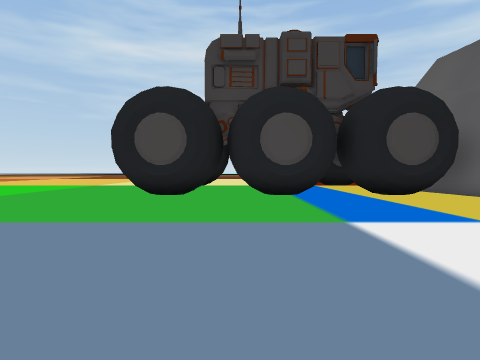
[1] (above)

24 first-person views from a walk through a scene from a Unity 3-D project. The camera is 1.5 m above the floor, tilts 2° down and sees 80° across. The floor is counted in squares, 2 m on a side. Each view is taken from the middle of a square. On the plan, view 1 faces up. The plan holds only what a view shows up to about 10 squares ahead; the rest is blank. The place goes on beyond the plan. The player is left out. Some surface patterns are stand-ins.

[2]
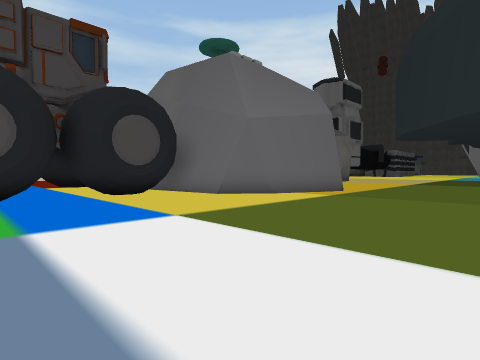

[3]
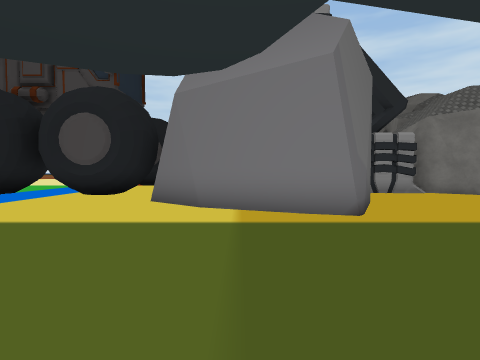

[4]
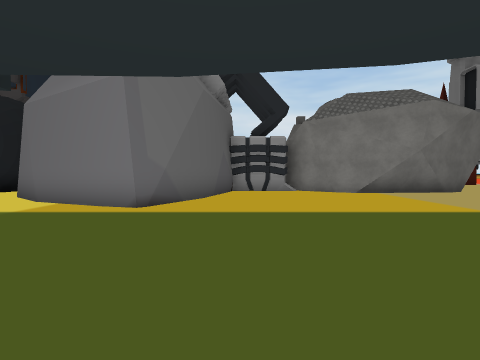

[5]
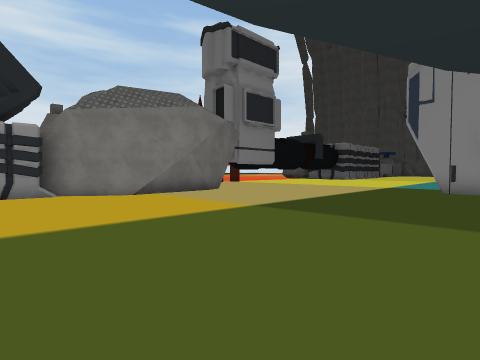

[6]
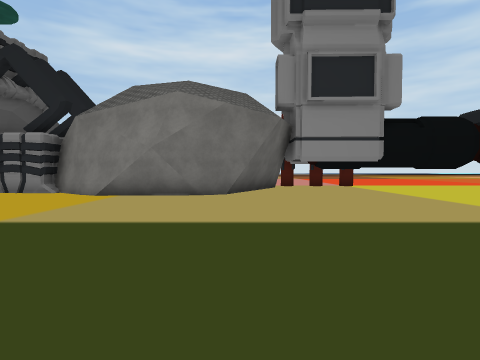

[7]
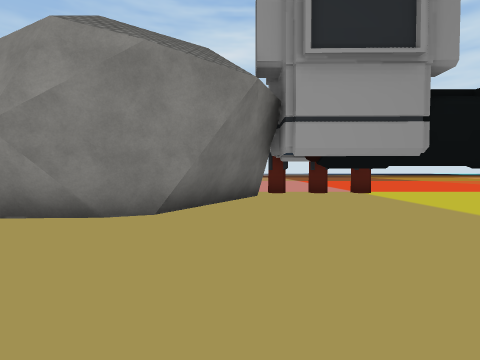

[8]
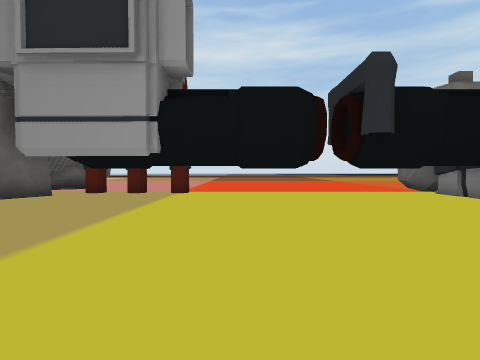

[9]
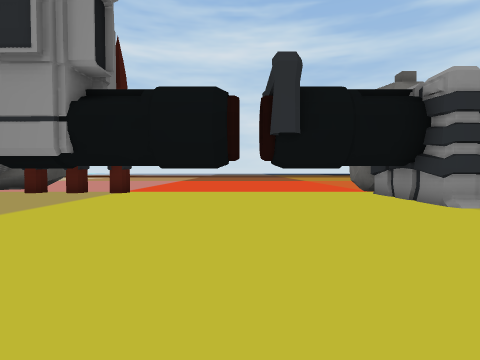

[10]
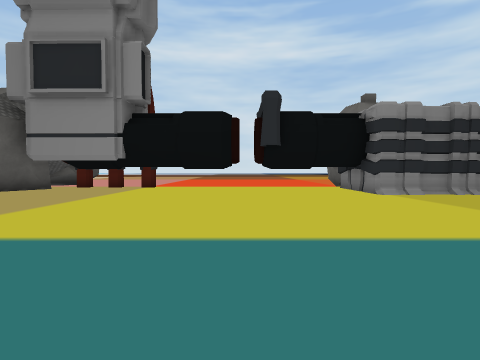

[11]
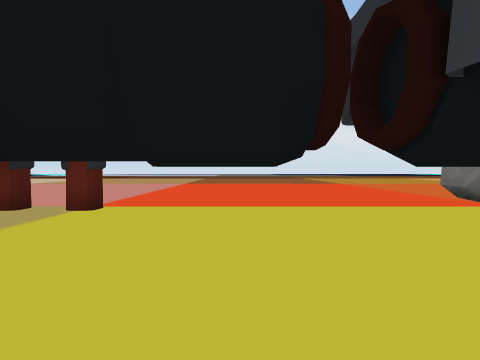

[12]
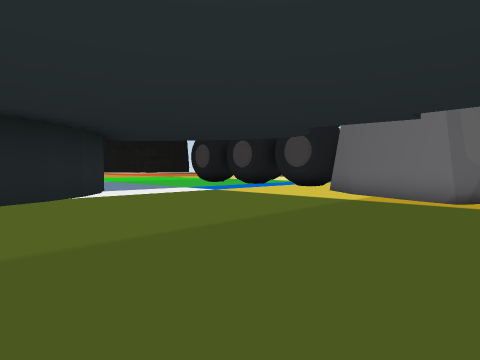

[13]
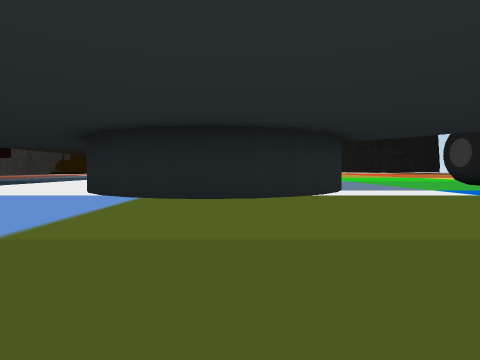

[14]
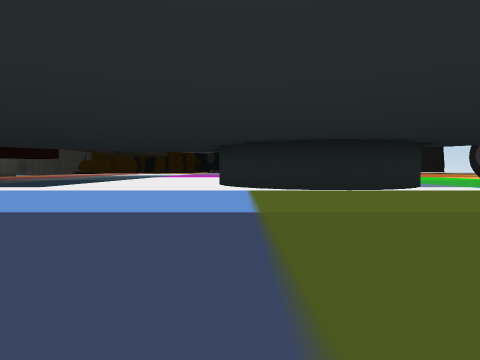

[15]
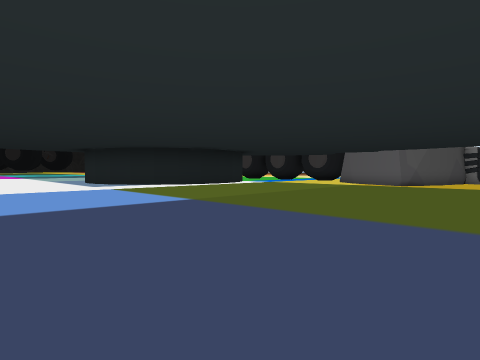

[16]
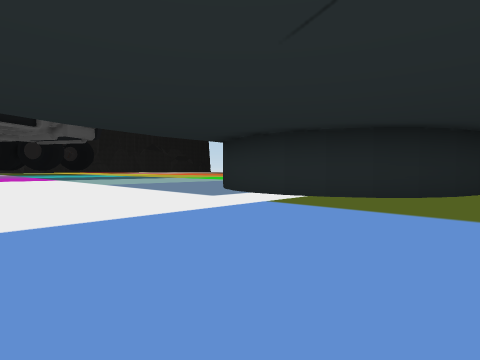

[17]
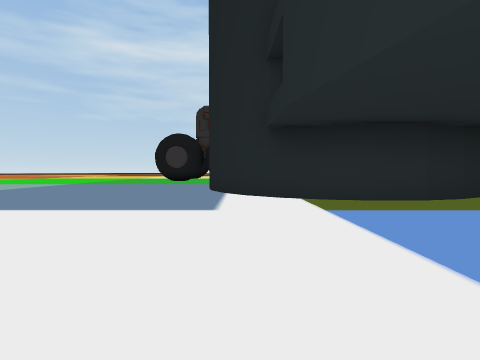

[18]
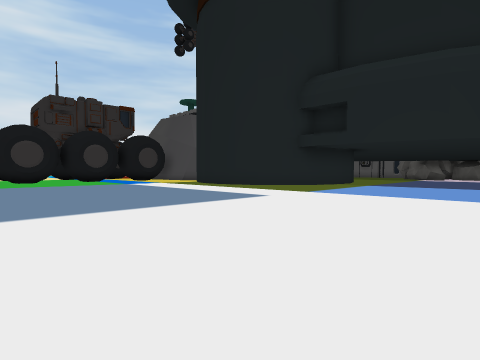

[19]
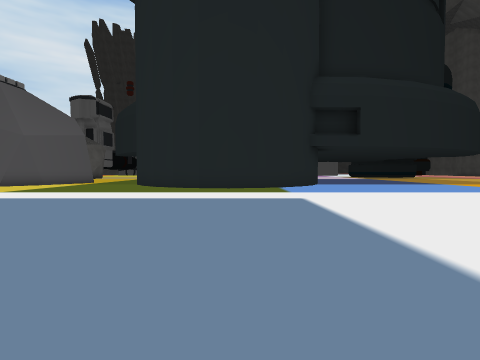

[20]
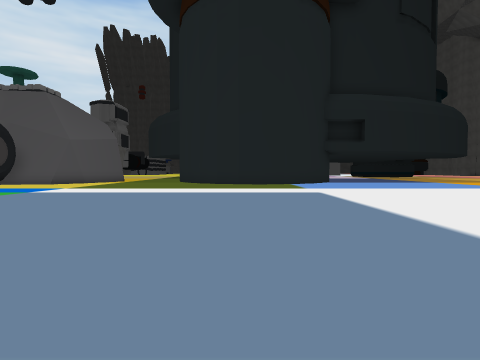

[21]
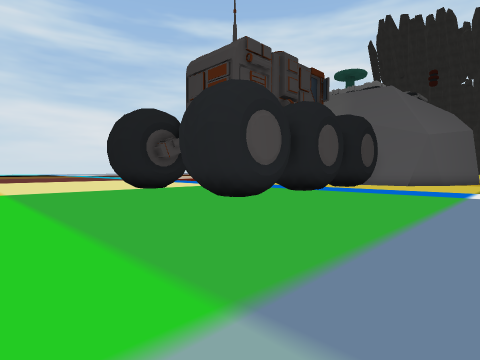

[22]
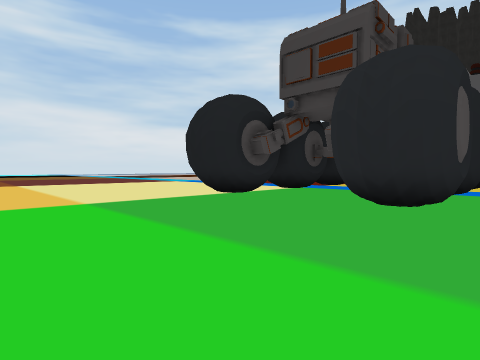

[23]
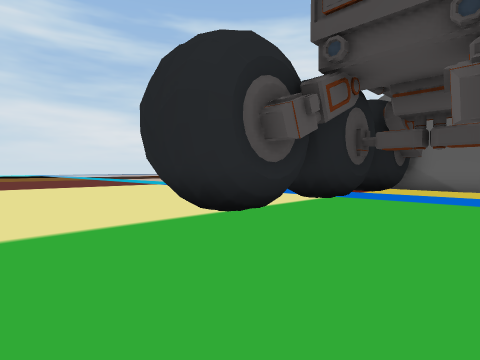

[24]
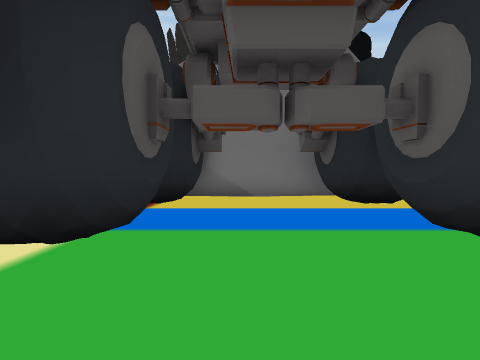

### Floor plan
Key: @ floor where view 1 was taken; # wall or solid block; . floor; ^ raised ledge; R rock.
Columns run from 9 left of view 1 to 35 right of it. Each row starts with its distance up from view 1.
 14  .....#   # .#                 ##.##.......RR
 13  .....######.###               ##.##.......#
 12 ...............#               #...........#
 11 ...............##              #...... .. .#
 10 ......#   ##.####      ###    ##...........##
  9 ......######.####    ###.######..............
  8 ......######.####    #.....##................
  7 ................##   #.......................
  6  ................#####......................
  5  ..................##.......................
  4  .................................. .......
  3  .................................   .....
  2        ..........................#    ...
  1      ............................#     .
  0     .....@..................  .
 -1    .........#^^#........
 -2   .........^^^^^#.......
 -3  ..........^^^^^^.......
 -4   .........^^^^^^.......
 -5    ........^^^^^#........
 -6     ........^^^#.........
 -7     .....................
 -8     .....................
 -9     .....................
-10     .....................
-11     ...... .......

Positions as (right, up) in squares from view 1, and headings:
1: (0, 0), facing up
2: (1, 0), facing up-right
3: (9, 0), facing up
4: (13, -1), facing up
5: (13, 0), facing up-right
6: (21, 0), facing up
7: (22, 4), facing up
8: (28, 4), facing up
9: (30, 4), facing up
10: (30, 1), facing up
11: (29, 8), facing up
12: (12, -3), facing up-left
13: (12, -3), facing left
14: (14, -6), facing left
15: (15, -10), facing up-left
16: (8, -11), facing up-left
17: (2, -11), facing up
18: (-5, -11), facing up-right
19: (-6, -4), facing right
20: (-8, -3), facing right
21: (-8, 3), facing up-right
22: (-9, 7), facing up-right
23: (-6, 10), facing up-right
24: (-2, 12), facing right
